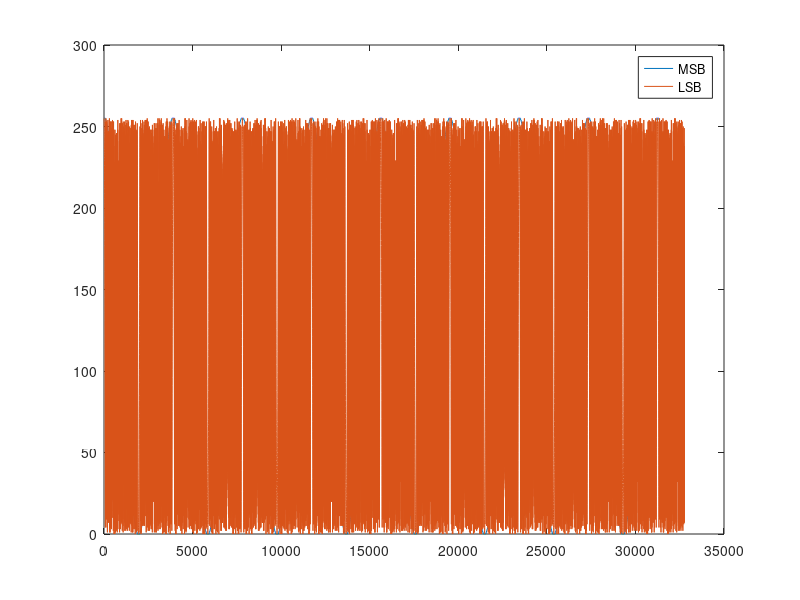

MATLAB code to generate this figure:
close all;
clear all;
clc;

fs = 100e6/2^8;
% t = (0:2^25-1)/(fs);
t = (0:2^15)/(fs);


y = cos(2*pi*100*t);

y_u_int_16 = uint16((y/2 +0.5)*(2^16 -1));

y_16_bits = [];
y_8_msb = [];
y_8_lsb = [];

for i = 1:length(y_u_int_16)
 	bits = dec2bin(y_u_int_16(i),16);
 	y_8_msb(i) =  bin2dec(bits(1:8));
 	y_8_lsb(i) =  bin2dec(bits(9:16));
end

t = 1:length(y_8_msb);

plot(t,y_8_msb,t, y_8_lsb);
legend('MSB','LSB')


















